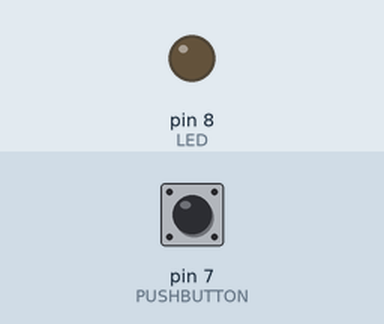
Simulated run of this sketch. Board: Arduino Uno, built with avr-gcc and run on an emulated ATmega328P. On the bench: output pins drawn as LEDs (lit = HIGH). The test bench sets the inputs (shaded band); at power-on: pin 7 (PUSHBUTTON) LOW.

Above: at 1.2 s.
1.3 s: pin 7 (PUSHBUTTON) pulled HIGH for 0.15 s
At 1.37 s:
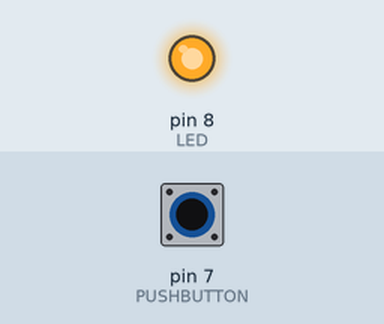
2.9 s: pin 7 (PUSHBUTTON) pulled HIGH for 3.2 s
At 6.8 s:
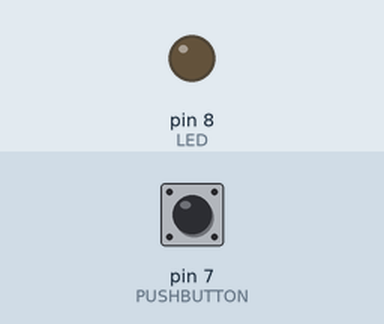
Timing chart, 0 to 8.3 s (numbered marks = the images above; inputs shaded):
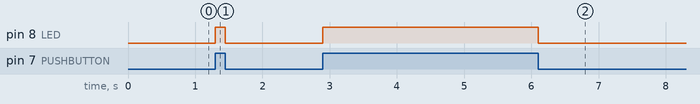

Measured:
- after the input at 1.3 s, pin 8 (LED): LOW → HIGH at once, → LOW 0.15 s later
- after the input at 2.9 s, pin 8 (LED): LOW → HIGH at once, → LOW 3.2 s later

The sketch:

gunnu_led.ino
```cpp
int LED = 8;
int PUSHBUTTON = 7;


void setup() {
  pinMode(LED,OUTPUT);
  pinMode(PUSHBUTTON,INPUT);
  Serial.begin(9600);
}

void loop() {
  int value = digitalRead(PUSHBUTTON);
  if (value==HIGH)
  {
    digitalWrite (LED,HIGH);
  }
  else
  {
    digitalWrite (LED,LOW);
  }
}

void test_switch() {
  int pushbutton_value = digitalRead (PUSHBUTTON);
  Serial.println(pushbutton_value);
}

void test_led(){
  digitalWrite(LED,HIGH);
  delay(1000);
  digitalWrite(LED,LOW);
  delay(1000) ;
}
```
